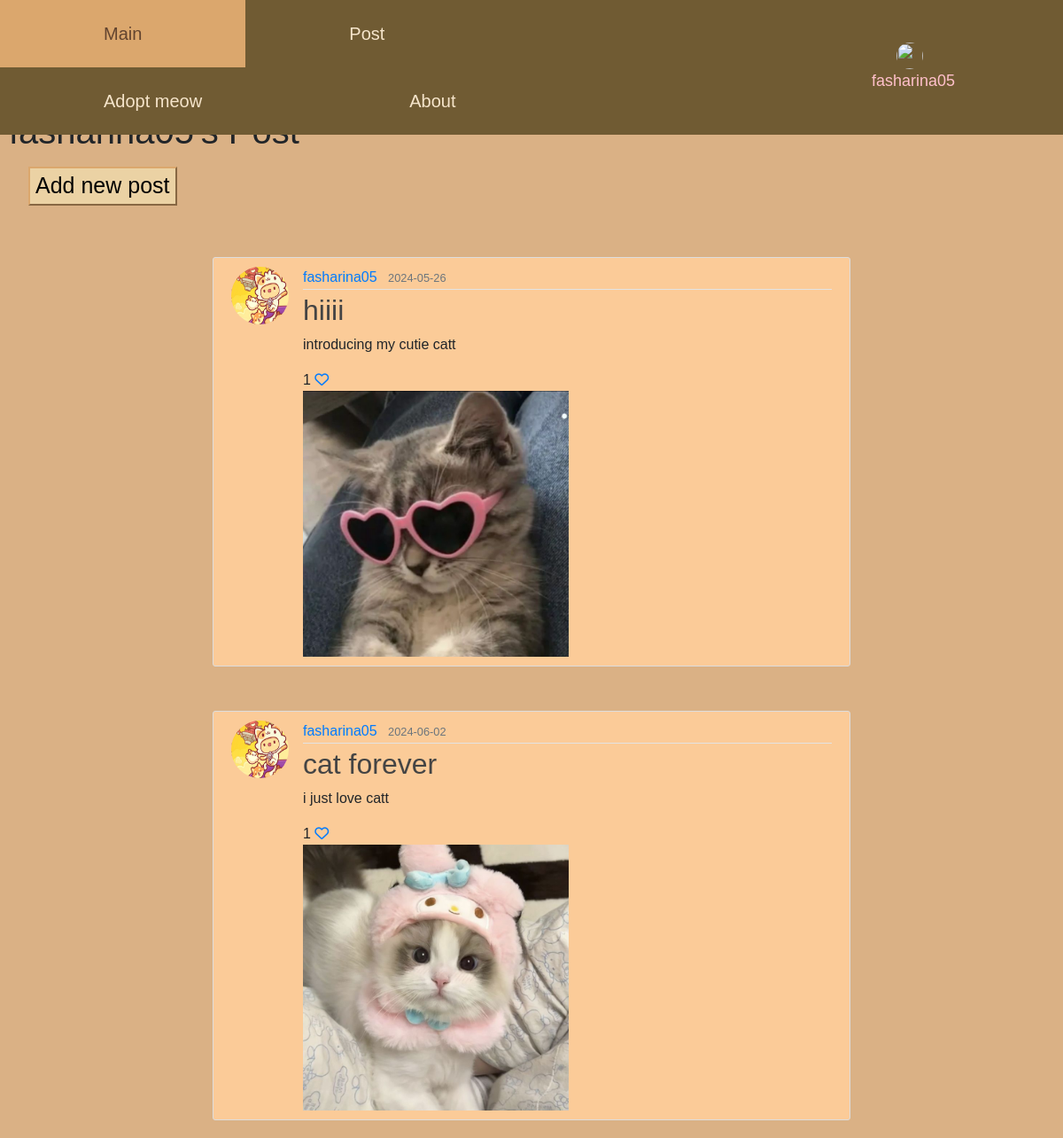
/user_posts (signed in), run on the app's committed database.
### home/models.py (models this page shows, shortened)
class User(db.Model, UserMixin):
    id = db.Column(db.Integer, primary_key=True)
    fullname = db.Column(db.String(120), unique=True, nullable=False)
    email = db.Column(db.String(20), unique=True, nullable=False)
    username = db.Column(db.String(120), unique=True, nullable=False)
    password1 = db.Column(db.String(255), nullable=False)
    password2 = db.Column(db.String(255), nullable=False)
    state = db.Column(db.String(120), nullable=False)
    phonenumber = db.Column(db.String(20), unique=True, nullable=False)
    profile_pic = db.Column(db.String(255), nullable=True)
    posts = db.relationship('Post', backref='author', lazy=True)
    comments = db.relationship('Comment', backref='author', lazy=True)
    likes = db.relationship('Like', backref='author', lazy=True)
    cats = db.relationship('Cat', backref='owner', lazy=True)

class Post(db.Model):
    id = db.Column(db.Integer, primary_key = True)
    title = db.Column(db.String(255), nullable =False)
    content = db.Column(db.Text, nullable=False)
    date = db.Column(db.DateTime(timezone=True), nullable=False, default=func.now())
    user_id = db.Column(db.Integer, db.ForeignKey('user.id'), nullable=False)
    file = db.Column(db.String(255), nullable=True)
    comments = db.relationship('Comment', backref='post', lazy=True)
    likes = db.relationship('Like', backref='post', lazy=True)

### home/views.py (the view)
@views.route('/user_posts')
def user_posts():
    user_posts = Post.query.filter_by(author=current_user).all()
    return render_template('user_posts.html', posts=user_posts)

### home/templates/user_posts.html (shortened to what this page needs)
<!DOCTYPE html>
<html>
<head>
    <link rel="stylesheet" href="https://maxcdn.bootstrapcdn.com/bootstrap/4.0.0/css/bootstrap.min.css">
    <link rel='stylesheet' type='text/css' media='screen' href="{{url_for('static',filename='main.css')}}">
   <div class="navigation">
    <div class="topnav">
      <a class="" href="/mainpage">Main</a>
      <a href="/createpost">Post</a>
      <a href="/adoptmeow">Adopt meow</a>
      <a href="/donation">About</a>
    </div>
    <div class="dropdown">
      <button class="dropbtn">
        <img src="{{ profile_pic }}" class="profilepic">
        {{ current_user.username }}
      </button>
    </div>
  </div>
</head>
<body>
    <br />
    <div class="mypost-content">
        <h1>{{current_user.username}}'s Post</h1>
        <div class="newpost">
            <a href="/createpost"><button class="addpostbtn">Add new post</button></a>
        </div>
    </div>
    <div class="post-content">
        {% for post in posts %}
        <article class="media content-section">
          <img class="rounded-circle article-img" src="{{ url_for('static', filename='neko.jpg' )}}">
          <div class="media-body">
            <div class="article-metadata">
              <a class="mr-2" href="#">{{ post.author.username }}</a>
              <small class="text-muted">{{ post.date.strftime('%Y-%m-%d') }}</small>
            </div>
            <h2><a class="article-title" href="{{ url_for('views.post', post_id=post.id) }}">{{ post.title }}</a></h2>
            <p class="article-content">{{ post.content }}</p>
            <div>
              {{ post.likes|length }}
              <a href="/like-post/{{post.id}}"><i class="fa-regular fa-heart"></i></a>
            </div>
            <div class="post-image">
              {% if post.file %}
                  <img src="{{ post.file }}" alt="uploaded image">
              {% endif %}
            </div>
          </div>
        </article>
    {% endfor %}
    </div>
</body>
</html>

### home/static/main.css (style rules this page uses)
body { margin: 0; padding: 0; overflow-x: hidden; background-color: #ffdc9c; margin-top: 100px; font-family: Arial, Helvetica, sans-serif; }
.content-section { background: #fbcb98; padding: 10px 20px; border: 1px solid #dddddd; border-radius: 3px; margin-top: 50px; margin-bottom: 20px; margin-left: 20%; margin-right: 20%; }
.mypost-content h1,h5 { margin-left: 10px; }
.addpostbtn { background-color: #ebd2a4; border-color: #dba76d; }
.article-title { color: #444444; }
.article-content { white-space: pre-line; }
.article-img { height: 65px; width: 65px; margin-right: 16px; }
.article-metadata { padding-bottom: 1px; margin-bottom: 4px; border-bottom: 1px solid #e3e3e3 }
.newpost a { padding: 8px 8px 8px 32px; text-decoration: none; font-size: 25px; color: #47301a; display: block; }
.navigation { display: flex; justify-content: space-between; align-items: center; padding: 0px; position: fixed; top: 0px; margin: 0px; background-color: #705b33; }
.topnav { overflow: hidden; background-color: #705b33; width: 100%; top: 0; margin: 0; padding: 0; }
.topnav a { float: left; color: #f6e5cb; display: block; text-align: center; padding: 23px 117px; text-decoration: none; font-size: 20px; }
.topnav::after { content: ""; display: table; clear: both; }
.dropdown { position: relative; display: inline-block; background-color: #705b33; }
.dropbtn { display: inline-block; background-color: #705b33; color: pink; padding: 10px 122px; font-size: 18px; border: none; cursor: pointer; text-decoration: none; }
.post-image img { max-width: 500px; max-height: 300px; }
body, .userpage_container { background-color: #dab185; }
.profilepic { width: 30px; height: 30px; border-radius: 50%; margin-right: 8px; }

### data on the page
User: username "fasharina05"
Post: author.username "fasharina05", date "2024-05-26", title "hiiii", content "introducing my cutie catt", likes|length "1", file (picture)
Post: author.username "fasharina05", date "2024-06-02", title "cat forever", content "i just love catt", likes|length "1", file (picture)
